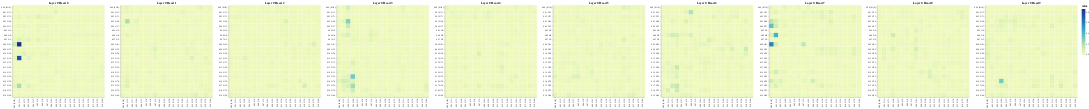

Write notebook code for a chart like this one.
### Code cell
layers = [ i for i in range(config['num_layers']) ]
heads = [ i for i in range(config['num_heads']) ]

# Encoder Self-Attention
get_all_attention_maps("encoder", layers, heads, encoder_input_tokens, encoder_input_tokens, min(20, sentence_len))

### Figure 1 — Vega-Lite specification as saved in the notebook (floating-point values rounded to 4 significant figures; data arrays with more than 128 entries replaced by an {"elided": "..."} marker saying what was removed)
{"config": {"view": {"continuousWidth": 300, "continuousHeight": 300}}, "vconcat": [{"hconcat": [{"data": {"name": "data-78a2e26fb42dcab7ed7aad1435aa58e1"}, "mark": {"type": "rect"}, "encoding": {"color": {"field": "value", "type": "quantitative"}, "tooltip": [{"field": "row", "type": "quantitative"}, {"field": "column", "type": "quantitative"}, {"field": "value", "type": "quantitative"}, {"field": "row_token", "type": "nominal"}, {"field": "col_token", "type": "nominal"}], "x": {"axis": {"title": ""}, "field": "col_token", "type": "nominal"}, "y": {"axis": {"title": ""}, "field": "row_token", "type": "nominal"}}, "height": 400, "name": "view_1", "title": "Layer 0 Head 0", "width": 400}, {"data": {"name": "data-448d9cbe5ba070e9cf1e986c8abc5dbc"}, "mark": {"type": "rect"}, "encoding": {"color": {"field": "value", "type": "quantitative"}, "tooltip": [{"field": "row", "type": "quantitative"}, {"field": "column", "type": "quantitative"}, {"field": "value", "type": "quantitative"}, {"field": "row_token", "type": "nominal"}, {"field": "col_token", "type": "nominal"}], "x": {"axis": {"title": ""}, "field": "col_token", "type": "nominal"}, "y": {"axis": {"title": ""}, "field": "row_token", "type": "nominal"}}, "height": 400, "name": "view_2", "title": "Layer 0 Head 1", "width": 400}, {"data": {"name": "data-611a086dee21de18ede10127029b0dff"}, "mark": {"type": "rect"}, "encoding": {"color": {"field": "value", "type": "quantitative"}, "tooltip": [{"field": "row", "type": "quantitative"}, {"field": "column", "type": "quantitative"}, {"field": "value", "type": "quantitative"}, {"field": "row_token", "type": "nominal"}, {"field": "col_token", "type": "nominal"}], "x": {"axis": {"title": ""}, "field": "col_token", "type": "nominal"}, "y": {"axis": {"title": ""}, "field": "row_token", "type": "nominal"}}, "height": 400, "name": "view_3", "title": "Layer 0 Head 2", "width": 400}, {"data": {"name": "data-21c146fc4d863e494ea06f3858ff8120"}, "mark": {"type": "rect"}, "encoding": {"color": {"field": "value", "type": "quantitative"}, "tooltip": [{"field": "row", "type": "quantitative"}, {"field": "column", "type": "quantitative"}, {"field": "value", "type": "quantitative"}, {"field": "row_token", "type": "nominal"}, {"field": "col_token", "type": "nominal"}], "x": {"axis": {"title": ""}, "field": "col_token", "type": "nominal"}, "y": {"axis": {"title": ""}, "field": "row_token", "type": "nominal"}}, "height": 400, "name": "view_4", "title": "Layer 0 Head 3", "width": 400}, {"data": {"name": "data-c2c81363cf5a03fbe0624bdfa6aa4511"}, "mark": {"type": "rect"}, "encoding": {"color": {"field": "value", "type": "quantitative"}, "tooltip": [{"field": "row", "type": "quantitative"}, {"field": "column", "type": "quantitative"}, {"field": "value", "type": "quantitative"}, {"field": "row_token", "type": "nominal"}, {"field": "col_token", "type": "nominal"}], "x": {"axis": {"title": ""}, "field": "col_token", "type": "nominal"}, "y": {"axis": {"title": ""}, "field": "row_token", "type": "nominal"}}, "height": 400, "name": "view_5", "title": "Layer 0 Head 4", "width": 400}, {"data": {"name": "data-2a08cd81c6544425f8ec89be4572438d"}, "mark": {"type": "rect"}, "encoding": {"color": {"field": "value", "type": "quantitative"}, "tooltip": [{"field": "row", "type": "quantitative"}, {"field": "column", "type": "quantitative"}, {"field": "value", "type": "quantitative"}, {"field": "row_token", "type": "nominal"}, {"field": "col_token", "type": "nominal"}], "x": {"axis": {"title": ""}, "field": "col_token", "type": "nominal"}, "y": {"axis": {"title": ""}, "field": "row_token", "type": "nominal"}}, "height": 400, "name": "view_6", "title": "Layer 0 Head 5", "width": 400}, {"data": {"name": "data-341a03e31b3aaf783aac16bb09eb57f8"}, "mark": {"type": "rect"}, "encoding": {"color": {"field": "value", "type": "quantitative"}, "tooltip": [{"field": "row", "type": "quantitative"}, {"field": "column", "type": "quantitative"}, {"field": "value", "type": "quantitative"}, {"field": "row_token", "type": "nominal"}, {"field": "col_token", "type": "nominal"}], "x": {"axis": {"title": ""}, "field": "col_token", "type": "nominal"}, "y": {"axis": {"title": ""}, "field": "row_token", "type": "nominal"}}, "height": 400, "name": "view_7", "title": "Layer 0 Head 6", "width": 400}, {"data": {"name": "data-803ee025c6d0235b7b02ec5149efab60"}, "mark": {"type": "rect"}, "encoding": {"color": {"field": "value", "type": "quantitative"}, "tooltip": [{"field": "row", "type": "quantitative"}, {"field": "column", "type": "quantitative"}, {"field": "value", "type": "quantitative"}, {"field": "row_token", "type": "nominal"}, {"field": "col_token", "type": "nominal"}], "x": {"axis": {"title": ""}, "field": "col_token", "type": "nominal"}, "y": {"axis": {"title": ""}, "field": "row_token", "type": "nominal"}}, "height": 400, "name": "view_8", "title": "Layer 0 Head 7", "width": 400}, {"data": {"name": "data-0d5fa9e0f6f745050df43a05e6f49674"}, "mark": {"type": "rect"}, "encoding": {"color": {"field": "value", "type": "quantitative"}, "tooltip": [{"field": "row", "type": "quantitative"}, {"field": "column", "type": "quantitative"}, {"field": "value", "type": "quantitative"}, {"field": "row_token", "type": "nominal"}, {"field": "col_token", "type": "nominal"}], "x": {"axis": {"title": ""}, "field": "col_token", "type": "nominal"}, "y": {"axis": {"title": ""}, "field": "row_token", "type": "nominal"}}, "height": 400, "name": "view_9", "title": "Layer 0 Head 8", "width": 400}, {"data": {"name": "data-920a1a93cfeeec0caed58ba1afa47a49"}, "mark": {"type": "rect"}, "encoding": {"color": {"field": "value", "type": "quantitative"}, "tooltip": [{"field": "row", "type": "quantitative"}, {"field": "column", "type": "quantitative"}, {"field": "value", "type": "quantitative"}, {"field": "row_token", "type": "nominal"}, {"field": "col_token", "type": "nominal"}], "x": {"axis": {"title": ""}, "field": "col_token", "type": "nominal"}, "y": {"axis": {"title": ""}, "field": "row_token", "type": "nominal"}}, "height": 400, "name": "view_10", "title": "Layer 0 Head 9", "width": 400}]}], "params": [{"name": "param_1", "select": {"type": "interval", "encodings": ["x", "y"]}, "bind": "scales", "views": ["view_1"]}, {"name": "param_2", "select": {"type": "interval", "encodings": ["x", "y"]}, "bind": "scales", "views": ["view_2"]}, {"name": "param_3", "select": {"type": "interval", "encodings": ["x", "y"]}, "bind": "scales", "views": ["view_3"]}, {"name": "param_4", "select": {"type": "interval", "encodings": ["x", "y"]}, "bind": "scales", "views": ["view_4"]}, {"name": "param_5", "select": {"type": "interval", "encodings": ["x", "y"]}, "bind": "scales", "views": ["view_5"]}, {"name": "param_6", "select": {"type": "interval", "encodings": ["x", "y"]}, "bind": "scales", "views": ["view_6"]}, {"name": "param_7", "select": {"type": "interval", "encodings": ["x", "y"]}, "bind": "scales", "views": ["view_7"]}, {"name": "param_8", "select": {"type": "interval", "encodings": ["x", "y"]}, "bind": "scales", "views": ["view_8"]}, {"name": "param_9", "select": {"type": "interval", "encodings": ["x", "y"]}, "bind": "scales", "views": ["view_9"]}, {"name": "param_10", "select": {"type": "interval", "encodings": ["x", "y"]}, "bind": "scales", "views": ["view_10"]}], "$schema": "https://vega.github.io/schema/vega-lite/v5.8.0.json", "datasets": {"data-78a2e26fb42dcab7ed7aad1435aa58e1": {"elided": "400 records"}, "data-448d9cbe5ba070e9cf1e986c8abc5dbc": {"elided": "400 records"}, "data-611a086dee21de18ede10127029b0dff": {"elided": "400 records"}, "data-21c146fc4d863e494ea06f3858ff8120": {"elided": "400 records"}, "data-c2c81363cf5a03fbe0624bdfa6aa4511": {"elided": "400 records"}, "data-2a08cd81c6544425f8ec89be4572438d": {"elided": "400 records"}, "data-341a03e31b3aaf783aac16bb09eb57f8": {"elided": "400 records"}, "data-803ee025c6d0235b7b02ec5149efab60": {"elided": "400 records"}, "data-0d5fa9e0f6f745050df43a05e6f49674": {"elided": "400 records"}, "data-920a1a93cfeeec0caed58ba1afa47a49": {"elided": "400 records"}}}
